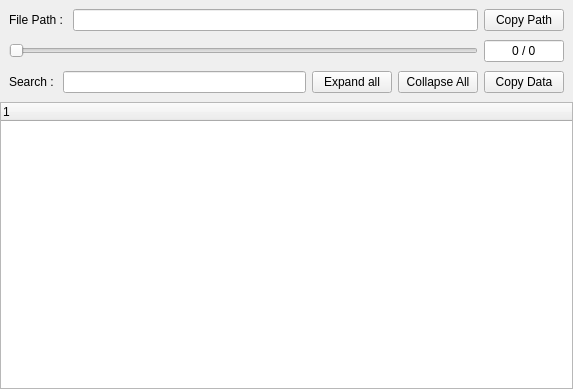
<?xml version="1.0" encoding="UTF-8"?>
<ui version="4.0">
 <class>DicomTagEditWidget</class>
 <widget class="QWidget" name="DicomTagEditWidget">
  <property name="geometry">
   <rect>
    <x>0</x>
    <y>0</y>
    <width>573</width>
    <height>389</height>
   </rect>
  </property>
  <property name="windowTitle">
   <string>Form</string>
  </property>
  <layout class="QVBoxLayout" name="verticalLayout">
   <property name="spacing">
    <number>0</number>
   </property>
   <property name="leftMargin">
    <number>0</number>
   </property>
   <property name="topMargin">
    <number>0</number>
   </property>
   <property name="rightMargin">
    <number>0</number>
   </property>
   <property name="bottomMargin">
    <number>0</number>
   </property>
   <item>
    <widget class="QWidget" name="widget" native="true">
     <layout class="QHBoxLayout" name="horizontalLayout">
      <item>
       <widget class="QLabel" name="m_label">
        <property name="sizePolicy">
         <sizepolicy hsizetype="Fixed" vsizetype="Preferred">
          <horstretch>0</horstretch>
          <verstretch>0</verstretch>
         </sizepolicy>
        </property>
        <property name="text">
         <string>File Path : </string>
        </property>
       </widget>
      </item>
      <item>
       <widget class="QLineEdit" name="m_editFilePath">
        <property name="readOnly">
         <bool>true</bool>
        </property>
       </widget>
      </item>
      <item>
       <widget class="QPushButton" name="m_btnCopyPath">
        <property name="sizePolicy">
         <sizepolicy hsizetype="Fixed" vsizetype="Fixed">
          <horstretch>0</horstretch>
          <verstretch>0</verstretch>
         </sizepolicy>
        </property>
        <property name="text">
         <string>Copy Path</string>
        </property>
       </widget>
      </item>
     </layout>
    </widget>
   </item>
   <item>
    <widget class="QWidget" name="m_sliderContainer" native="true">
     <layout class="QHBoxLayout" name="horizontalLayout_2">
      <property name="topMargin">
       <number>0</number>
      </property>
      <property name="bottomMargin">
       <number>0</number>
      </property>
      <item>
       <widget class="QSlider" name="m_sliderSeriesRange">
        <property name="orientation">
         <enum>Qt::Horizontal</enum>
        </property>
       </widget>
      </item>
      <item>
       <widget class="QLineEdit" name="m_editSeriesIndex">
        <property name="sizePolicy">
         <sizepolicy hsizetype="Preferred" vsizetype="Fixed">
          <horstretch>0</horstretch>
          <verstretch>0</verstretch>
         </sizepolicy>
        </property>
        <property name="maximumSize">
         <size>
          <width>80</width>
          <height>16777215</height>
         </size>
        </property>
        <property name="text">
         <string>0 / 0</string>
        </property>
        <property name="alignment">
         <set>Qt::AlignCenter</set>
        </property>
        <property name="readOnly">
         <bool>true</bool>
        </property>
       </widget>
      </item>
     </layout>
    </widget>
   </item>
   <item>
    <widget class="QWidget" name="widget_3" native="true">
     <layout class="QHBoxLayout" name="horizontalLayout_3">
      <item>
       <widget class="QLabel" name="label_2">
        <property name="sizePolicy">
         <sizepolicy hsizetype="Fixed" vsizetype="Preferred">
          <horstretch>0</horstretch>
          <verstretch>0</verstretch>
         </sizepolicy>
        </property>
        <property name="text">
         <string>Search : </string>
        </property>
       </widget>
      </item>
      <item>
       <widget class="QLineEdit" name="m_editSearchFilter">
        <property name="sizePolicy">
         <sizepolicy hsizetype="Expanding" vsizetype="Fixed">
          <horstretch>0</horstretch>
          <verstretch>0</verstretch>
         </sizepolicy>
        </property>
       </widget>
      </item>
      <item>
       <widget class="QPushButton" name="m_btnExpandAll">
        <property name="text">
         <string>Expand all</string>
        </property>
       </widget>
      </item>
      <item>
       <widget class="QPushButton" name="m_btnCollpaseAll">
        <property name="text">
         <string>Collapse All</string>
        </property>
       </widget>
      </item>
      <item>
       <widget class="QPushButton" name="m_btnCopyData">
        <property name="text">
         <string>Copy Data</string>
        </property>
       </widget>
      </item>
     </layout>
    </widget>
   </item>
   <item>
    <widget class="QTreeWidget" name="m_treeDicomTag">
     <column>
      <property name="text">
       <string notr="true">1</string>
      </property>
     </column>
    </widget>
   </item>
  </layout>
 </widget>
 <resources/>
 <connections/>
</ui>
